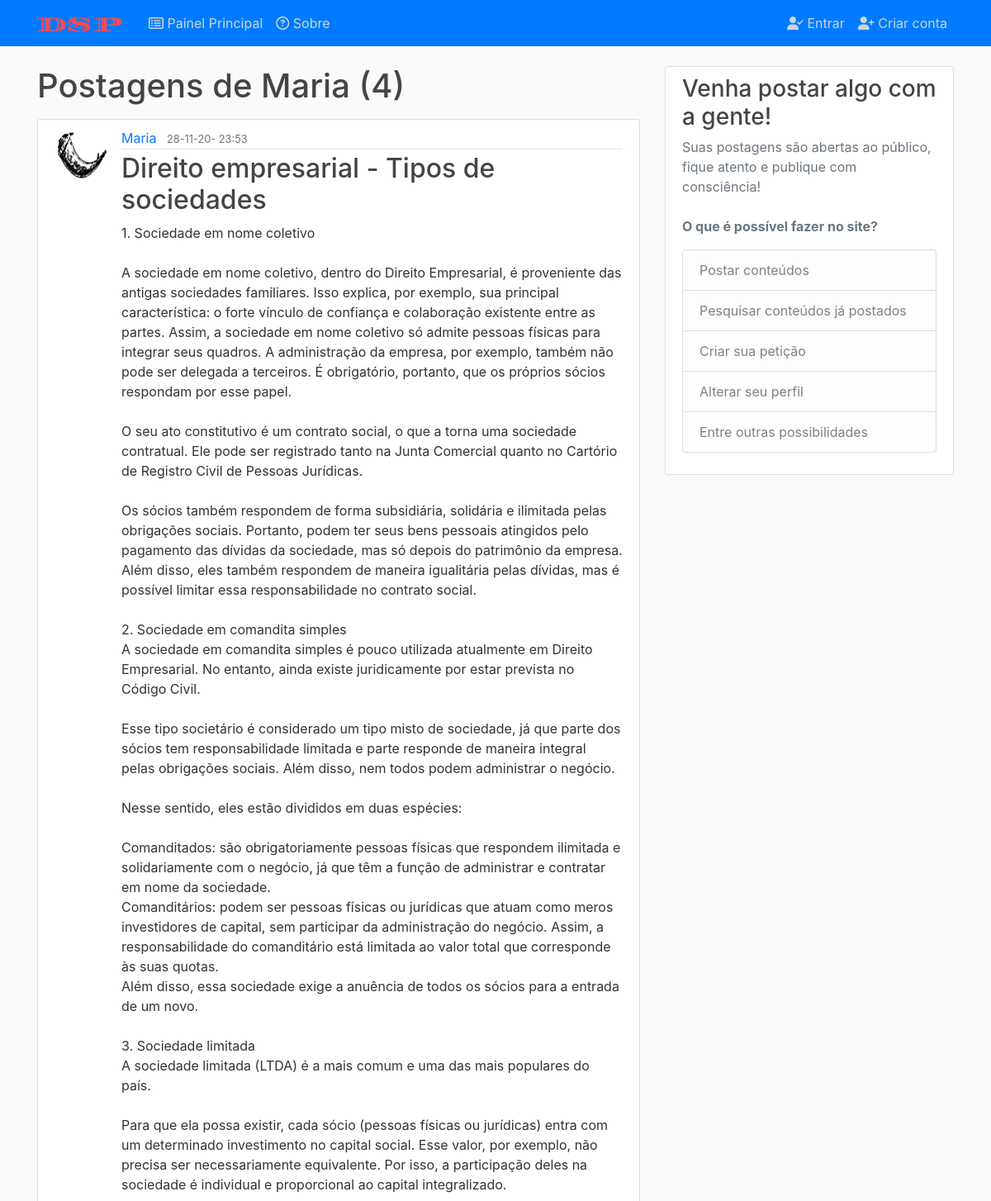
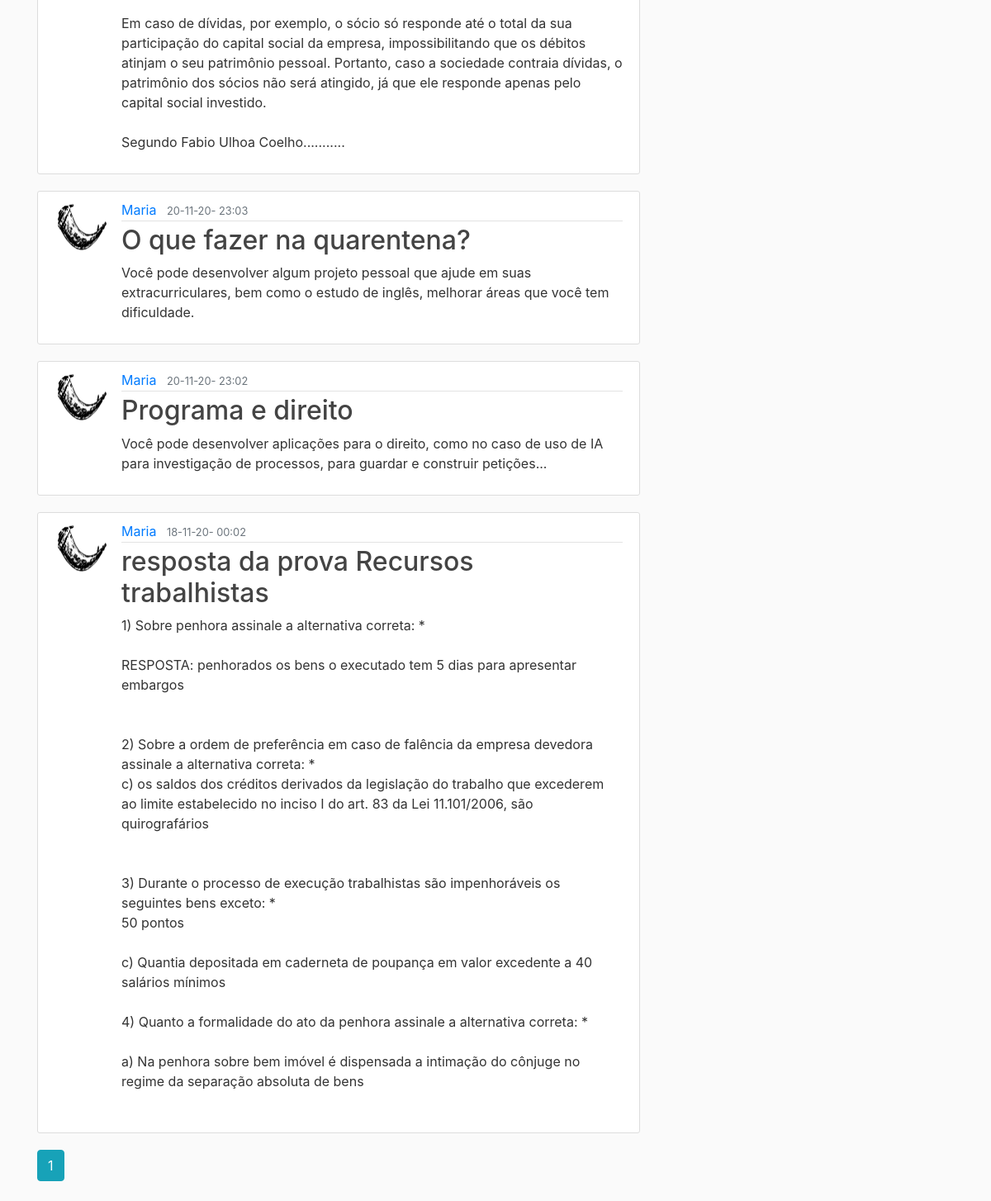
/user/Maria, run on the app's committed database (2 pictures, top to bottom).
### application/models.py (models this page shows, shortened)
class User(db.Model, UserMixin):
    id = db.Column(db.Integer, primary_key=True)
    username = db.Column(db.String(20), unique=True, nullable=False)
    email = db.Column(db.String(120), unique=True, nullable=False)
    image_file = db.Column(db.String(20), nullable=False,
                           default='default.jpg')
    password = db.Column(db.String(60), nullable=False)
    posts = db.relationship('Post', backref='author', lazy=True)

class Post(db.Model):
    id = db.Column(db.Integer, primary_key=True)
    title = db.Column(db.String(100), nullable=False)
    date_posted = db.Column(db.DateTime, nullable=False,
                            default=datetime.now)
    content = db.Column(db.Text, nullable=False)
    user_id = db.Column(db.Integer, db.ForeignKey('user.id'), nullable=False)

### application/users/routes.py (the view)
@users.route("/user/<string:username>")
def user_posts(username):
    page = request.args.get('page', 1, type=int)
    user = User.query.filter_by(username=username).first_or_404()
    posts = Post.query.filter_by(author=user)\
        .order_by(Post.date_posted.desc())\
        .paginate(page=page, per_page=5)
    return render_template('user_posts.html', posts=posts, user=user)

### application/templates/user_posts.html
{%extends "layout.html"%}
{%block content%}
  <h1 class="mb-3">Postagens  de {{user.username}} ({{posts.total}})</h1>
  {% for post in posts.items %}
  <article class="media content-section">
    <img class="rounded-circle article-img" src="{{ url_for('static', filename='profile_pics/' + post.author.image_file) }}">
    <div class="media-body">
      <div class="article-metadata">
        <a class="mr-2" href="{{ url_for('users.user_posts', username=post.author.username) }}">{{ post.author.username }}</a>
        <small class="text-muted">{{ post.date_posted.strftime('%d-%m-%y- %H:%M') }}</small>
      </div>
      <h2><a class="article-title" href="{{ url_for('posts.post', post_id=post.id) }}">{{ post.title }}</a></h2>
      <p class="article-content">{{ post.content }}</p>
    </div>
  </article>
  {%endfor %}
  {% for page_num in posts.iter_pages(left_edge=1, right_edge=1, left_current=1, right_current=2) %}
    {% if page_num %}
      {% if posts.page == page_num %}
        <a class="btn btn-info mb-4" href="{{ url_for('users.user_posts', username=user.username, page=page_num) }}">{{ page_num }}</a>
        {% else %}
        <a class="btn btn-outline-info mb-4" href="{{ url_for('users.user_posts', username=user.username, page=page_num) }}">{{ page_num }}</a>
        {% endif %}
    {% else %}
      ...
    {% endif %}
  {% endfor %}
{%endblock content%}

### application/static/main.css (style rules this page uses)
body { background: #fafafa; color: #333333; margin-top: 5rem; }
h1, h2, h3, h4, h5, h6 { color: #444444; }
.content-section { background: #ffffff; padding: 10px 20px; border: 1px solid #dddddd; border-radius: 3px; margin-bottom: 20px; }
.article-title { color: #444444; }
.article-content { white-space: pre-line; }
.article-img { height: 65px; width: 65px; margin-right: 16px; }
.article-metadata { padding-bottom: 1px; margin-bottom: 4px; border-bottom: 1px solid #e3e3e3 }

### data on the page
User: username "Maria"
Post: image_file (picture), author.username "Maria", date_posted "28-11-20- 23:53", title "Direito empresarial - Tipos de sociedades", content "1. Sociedade em nome coletivo A sociedade em nome coletivo, dentro do Direito Empresarial, é proveniente das antigas sociedades familiares. Isso explica, por exemplo, sua principal característica: o forte vínculo de confiança e colaboração existente entre as partes. Assim, a sociedade em nome coletivo só admite pessoas físicas para integrar seus quadros. A administração da empresa, por exemplo, também não pode ser delegada a terceiros. É obrigatório, portanto, que os próprios sócios respondam por esse papel. O seu ato constitutivo é um contrato social, o que a torna uma sociedade contratual. Ele pode ser registrado tanto na Junta Comercial quanto no Cartório de Registro Civil de Pessoas…"
Post: image_file (picture), author.username "Maria", date_posted "20-11-20- 23:03", title "O que fazer na quarentena?", content "Você pode desenvolver algum projeto pessoal que ajude em suas extracurriculares, bem como o estudo de inglês, melhorar áreas que você tem dificuldade."
Post: image_file (picture), author.username "Maria", date_posted "20-11-20- 23:02", title "Programa e direito", content "Você pode desenvolver aplicações para o direito, como no caso de uso de IA para investigação de processos, para guardar e construir petições..."
Post: image_file (picture), author.username "Maria", date_posted "18-11-20- 00:02", title "resposta da prova Recursos trabalhistas", content "1) Sobre penhora assinale a alternativa correta: * RESPOSTA: penhorados os bens o executado tem 5 dias para apresentar embargos 2) Sobre a ordem de preferência em caso de falência da empresa devedora assinale a alternativa correta: * c) os saldos dos créditos derivados da legislação do trabalho que excederem ao limite estabelecido no inciso I do art. 83 da Lei 11.101/2006, são quirografários 3) Durante o processo de execução trabalhistas são impenhoráveis os seguintes bens exceto: * 50 pontos c) Quantia depositada em caderneta de poupança em valor excedente a 40 salários mínimos 4) Quanto a formalidade do ato da penhora assinale a alternativa correta: * a) Na penhora sobre bem imóvel é…"

### other printed values
{{ posts.total }} "4"
{{ page_num }} "1"
